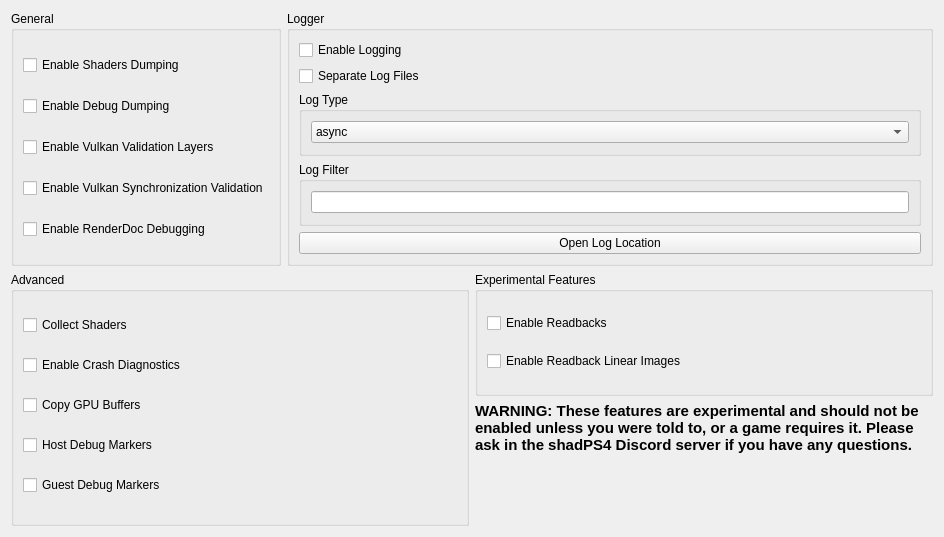
      <widget class="QWidget" name="debugTabContents">
       <property name="geometry">
        <rect>
         <x>0</x>
         <y>0</y>
         <width>944</width>
         <height>537</height>
        </rect>
       </property>
       <layout class="QVBoxLayout" name="debugTabVLayout" stretch="0,0">
        <item>
         <layout class="QHBoxLayout" name="horizontalLayout_5">
          <property name="leftMargin">
           <number>0</number>
          </property>
          <property name="topMargin">
           <number>0</number>
          </property>
          <item>
           <layout class="QHBoxLayout" name="debugTabHLayout" stretch="0">
            <item>
             <widget class="QGroupBox" name="debugTabGroupBox">
              <property name="enabled">
               <bool>true</bool>
              </property>
              <property name="title">
               <string>General</string>
              </property>
              <property name="alignment">
               <set>Qt::AlignmentFlag::AlignLeading|Qt::AlignmentFlag::AlignLeft|Qt::AlignmentFlag::AlignTop</set>
              </property>
              <layout class="QVBoxLayout" name="debugTabLayout">
               <item>
                <widget class="QCheckBox" name="dumpShadersCheckBox">
                 <property name="text">
                  <string>Enable Shaders Dumping</string>
                 </property>
                </widget>
               </item>
               <item>
                <widget class="QCheckBox" name="debugDump">
                 <property name="text">
                  <string>Enable Debug Dumping</string>
                 </property>
                </widget>
               </item>
               <item>
                <widget class="QCheckBox" name="vkValidationCheckBox">
                 <property name="text">
                  <string>Enable Vulkan Validation Layers</string>
                 </property>
                </widget>
               </item>
               <item>
                <widget class="QCheckBox" name="vkSyncValidationCheckBox">
                 <property name="text">
                  <string>Enable Vulkan Synchronization Validation</string>
                 </property>
                </widget>
               </item>
               <item>
                <widget class="QCheckBox" name="rdocCheckBox">
                 <property name="text">
                  <string>Enable RenderDoc Debugging</string>
                 </property>
                </widget>
               </item>
              </layout>
             </widget>
            </item>
           </layout>
          </item>
          <item>
           <layout class="QVBoxLayout" name="loggerTabLayoutRight">
            <item>
             <widget class="QGroupBox" name="loggerGroupBox">
              <property name="title">
               <string>Logger</string>
              </property>
              <layout class="QVBoxLayout" name="loggerLayout">
               <item>
                <widget class="QCheckBox" name="enableLoggingCheckBox">
                 <property name="text">
                  <string>Enable Logging</string>
                 </property>
                </widget>
               </item>
               <item>
                <widget class="QCheckBox" name="separateLogFilesCheckbox">
                 <property name="text">
                  <string>Separate Log Files</string>
                 </property>
                </widget>
               </item>
               <item>
                <widget class="QWidget" name="LogTypeWidget" native="true">
                 <layout class="QVBoxLayout" name="LogTypeLayout">
                  <property name="leftMargin">
                   <number>0</number>
                  </property>
                  <property name="topMargin">
                   <number>0</number>
                  </property>
                  <property name="rightMargin">
                   <number>0</number>
                  </property>
                  <property name="bottomMargin">
                   <number>0</number>
                  </property>
                  <item>
                   <widget class="QGroupBox" name="logTypeGroupBox">
                    <property name="title">
                     <string>Log Type</string>
                    </property>
                    <layout class="QVBoxLayout" name="logTypeBoxLayout">
                     <item>
                      <widget class="QComboBox" name="logTypeComboBox">
                       <item>
                        <property name="text">
                         <string>async</string>
                        </property>
                       </item>
                       <item>
                        <property name="text">
                         <string>sync</string>
                        </property>
                       </item>
                      </widget>
                     </item>
                    </layout>
                   </widget>
                  </item>
                 </layout>
                </widget>
               </item>
               <item>
                <layout class="QVBoxLayout" name="vLayoutLogFilter">
                 <property name="spacing">
                  <number>6</number>
                 </property>
                 <property name="leftMargin">
                  <number>0</number>
                 </property>
                 <item>
                  <layout class="QHBoxLayout" name="hLayoutLogFilter">
                   <item>
                    <widget class="QGroupBox" name="logFilter">
                     <property name="title">
                      <string>Log Filter</string>
                     </property>
                     <layout class="QVBoxLayout" name="logFilterLayout">
                      <item>
                       <widget class="QLineEdit" name="logFilterLineEdit"/>
                      </item>
                     </layout>
                    </widget>
                   </item>
                  </layout>
                 </item>
                </layout>
               </item>
               <item>
                <widget class="QPushButton" name="OpenLogLocationButton">
                 <property name="text">
                  <string>Open Log Location</string>
                 </property>
                </widget>
               </item>
              </layout>
             </widget>
            </item>
           </layout>
          </item>
         </layout>
        </item>
        <item>
         <layout class="QHBoxLayout" name="horizontalLayout_7">
          <item>
           <widget class="QGroupBox" name="advancedGroupBox">
            <property name="sizePolicy">
             <sizepolicy hsizetype="Preferred" vsizetype="Preferred">
              <horstretch>0</horstretch>
              <verstretch>0</verstretch>
             </sizepolicy>
            </property>
            <property name="title">
             <string>Advanced</string>
            </property>
            <property name="alignment">
             <set>Qt::AlignmentFlag::AlignLeading|Qt::AlignmentFlag::AlignLeft|Qt::AlignmentFlag::AlignTop</set>
            </property>
            <layout class="QVBoxLayout" name="advancedLayout">
             <item>
              <widget class="QCheckBox" name="collectShaderCheckBox">
               <property name="text">
                <string>Collect Shaders</string>
               </property>
              </widget>
             </item>
             <item>
              <widget class="QCheckBox" name="crashDiagnosticsCheckBox">
               <property name="text">
                <string>Enable Crash Diagnostics</string>
               </property>
              </widget>
             </item>
             <item>
              <widget class="QCheckBox" name="copyGPUBuffersCheckBox">
               <property name="text">
                <string>Copy GPU Buffers</string>
               </property>
              </widget>
             </item>
             <item>
              <widget class="QCheckBox" name="hostMarkersCheckBox">
               <property name="text">
                <string>Host Debug Markers</string>
               </property>
              </widget>
             </item>
             <item>
              <widget class="QCheckBox" name="guestMarkersCheckBox">
               <property name="text">
                <string>Guest Debug Markers</string>
               </property>
              </widget>
             </item>
            </layout>
           </widget>
          </item>
          <item>
           <layout class="QVBoxLayout" name="verticalLayout_4">
            <item>
             <widget class="QGroupBox" name="ExperimentalGroupBox">
              <property name="title">
               <string>Experimental Features</string>
              </property>
              <layout class="QVBoxLayout" name="verticalLayout_3">
               <item>
                <widget class="QCheckBox" name="readbacksCheckBox">
                 <property name="text">
                  <string>Enable Readbacks</string>
                 </property>
                </widget>
               </item>
               <item>
                <widget class="QCheckBox" name="readbackLinearImagesCheckBox">
                 <property name="text">
                  <string>Enable Readback Linear Images</string>
                 </property>
                </widget>
               </item>
              </layout>
             </widget>
            </item>
            <item>
             <widget class="QLabel" name="ExperimentalLabel">
              <property name="font">
               <font>
                <pointsize>11</pointsize>
                <bold>true</bold>
               </font>
              </property>
              <property name="text">
               <string>WARNING: These features are experimental and should not be enabled unless you were told to, or a game requires it. Please ask in the shadPS4 Discord server if you have any questions.</string>
              </property>
              <property name="alignment">
               <set>Qt::AlignmentFlag::AlignLeading|Qt::AlignmentFlag::AlignLeft|Qt::AlignmentFlag::AlignTop</set>
              </property>
              <property name="wordWrap">
               <bool>true</bool>
              </property>
             </widget>
            </item>
           </layout>
          </item>
         </layout>
        </item>
       </layout>
      </widget>
